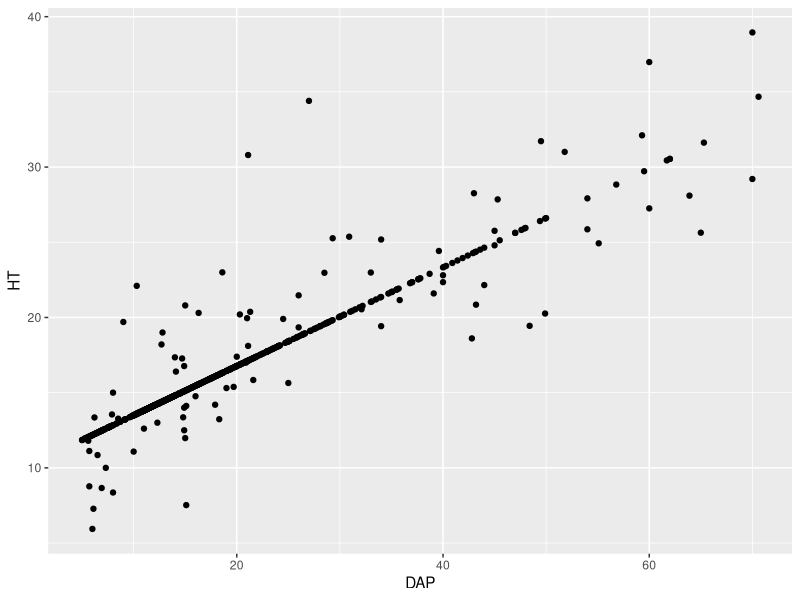

This figure's R source:
## ---- chunk 1
#| label: setup
#| message: false
#| warning: false

# Install packages if you haven't already: install.packages(c("tidyverse", "sf", "knitr"))
library(tidyverse)
library(sf)
library(knitr) # Used for rendering neat tables in our book
## ---- chunk 2
#| label: load-data

# Import the raw data
raw_inventory <- read.csv("data/inventory.csv", 
                          sep = ";", 
                          dec = ",", 
                          stringsAsFactors = FALSE)

# Check the dimensions of our dataset (number of rows and columns)
dim(raw_inventory)
## ---- chunk 3
#| label: clean-data

inventory_clean <- raw_inventory %>%
  # Rename columns for easier coding later
  rename(
    Plot_ID = SP,
    Tree_ID = Nro.Arb,
    Common_Name = NOMBRE.VULGAR,
    Scientific_Name = NOMBRE.CIENTIFICO,
    DBH_cm = DAP,
    Height_m =HT,
    Easting = ESTE,
    Northing = NORTE
  ) %>%
  # Keep only the columns relevant for our visual analysis
  select(Plot_ID, Tree_ID, Common_Name, Scientific_Name, DBH_cm, Height_m,Easting, Northing) %>%
  # Filter out any rows that might be missing critical spatial or size data
  filter(!is.na(DBH_cm), !is.na(Easting), !is.na(Northing))
## ---- chunk 4
#| label: preview-data

# Display the first 5 rows as a polished table
kable(head(inventory_clean, 5), 
      caption = "Table 1.1: Preview of the cleaned forest inventory dataset.")
## ---- chunk 5
raw_inventory%>%
  ggplot(aes(x=DAP,y=HT))+
  geom_point()
